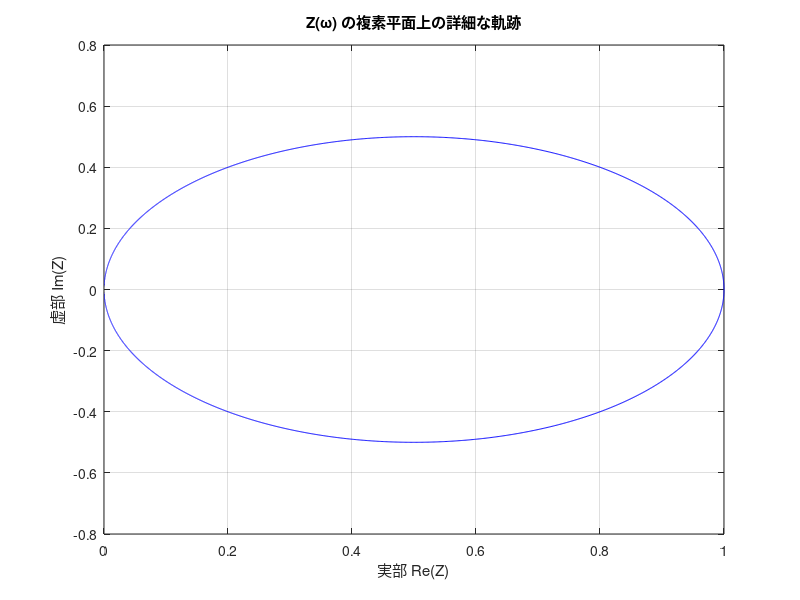

Write MATLAB code to recreate this figure.
% 定数の定義
C = 1e-7;   % キャパシタンス (ファラド)
L = 1e-2;   % インダクタンス (ヘンリー)
R = 100;    % 抵抗 (オーム)

% より広い周波数範囲と高解像度でプロット
omega = logspace(2, 7, 5000); % 100 rad/sから10,000,000 rad/sまで

% 計算とプロットは同じ
Z = 1 ./ ( (R * (1 - omega.^2 * C * L)) ./ (1i * omega * L) + 1 );

figure;
plot(real(Z), imag(Z), 'b-');
xlabel('実部 Re(Z)');
ylabel('虚部 Im(Z)');
title('Z(\omega) の複素平面上の詳細な軌跡');
grid on;
